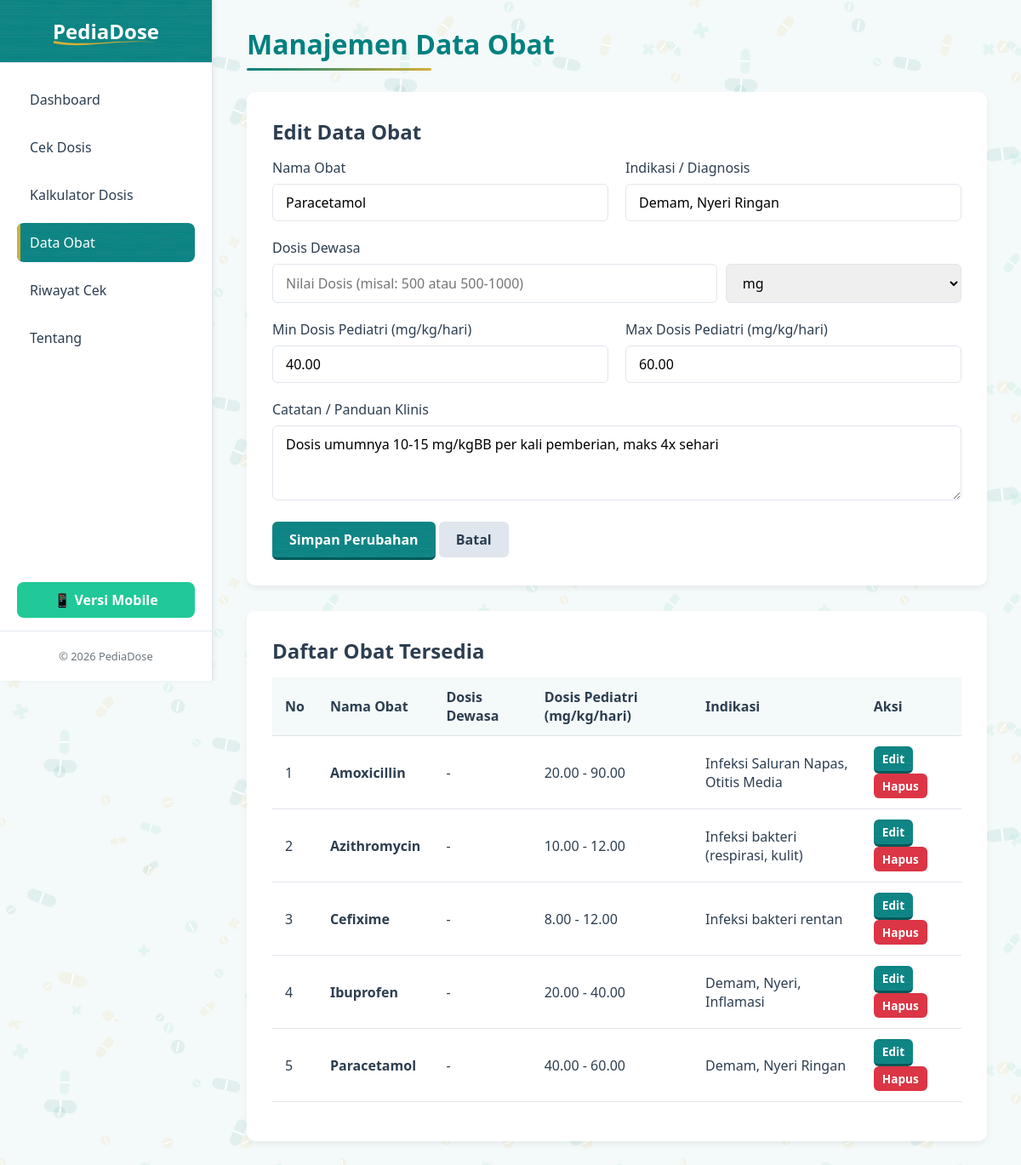
The page /drugs.php?edit=2 on the database its author committed.
### tables this page shows
CREATE TABLE `drugs` (
  `id` int(11) NOT NULL AUTO_INCREMENT,
  `nama_obat` varchar(255) NOT NULL,
  `diagnosis` varchar(255) DEFAULT NULL,
  `dosis_dewasa` varchar(255) DEFAULT NULL,
  `dosis_dewasa_satuan` varchar(50) DEFAULT 'mg',
  `min_mg_per_kg_per_day` decimal(10,2) NOT NULL,
  `max_mg_per_kg_per_day` decimal(10,2) NOT NULL,
  `catatan` text DEFAULT NULL,
  PRIMARY KEY (`id`)
);

### drugs.php (the view, shortened to what this page needs)
<?php
require_once 'db.php';
$editDrug = null;
if (isset($_GET['edit'])) {
    $id = (int)$_GET['edit'];
    $stmt = $pdo->prepare("SELECT * FROM drugs WHERE id = ?");
    $stmt->execute([$id]);
    $editDrug = $stmt->fetch();
}
$stmt = $pdo->query("SELECT * FROM drugs ORDER BY nama_obat ASC");
$drugs = $stmt->fetchAll();
?>
<!DOCTYPE html>
<html lang="id">
<head>
    <link rel="stylesheet" href="assets/css/style.css?v=<?= time() ?>">
</head>
<body>
    <div class="sidebar">
        <div class="sidebar-header">
            <h2>PediaDose</h2>
        </div>
        <ul class="sidebar-menu">
            <li><a href="index.php">Dashboard</a></li>
            <li><a href="check.php">Cek Dosis</a></li>
            <li><a href="kalkulator.php">Kalkulator Dosis</a></li>
            <li><a href="drugs.php" class="active">Data Obat</a></li>
            <li><a href="history.php">Riwayat Cek</a></li>
            <li><a href="about.php">Tentang</a></li>
        </ul>
        <div style="padding: 15px 20px;">
            <a href="mobile/drugs.php" style="display: block; background: var(--secondary-blue); color: white; text-align: center; padding: 10px; border-radius: 8px; text-decoration: none; font-weight: bold;">📱 Versi Mobile</a>
        </div>
        <div class="sidebar-footer">
            <p>&copy; 2026 PediaDose</p>
        </div>
    </div>
    <div class="main-content">
        <h1 class="page-title">Manajemen Data Obat</h1>
        <div class="card">
            <h2><?= $editDrug ? 'Edit Data Obat' : 'Tambah Obat Baru' ?></h2>
            <div id="tab-manual" class="tab-content <?= $editDrug ? 'active' : '' ?>">
                <form action="drugs.php" method="POST" <?= $editDrug ? 'style="margin-top: 15px;"' : '' ?>>
                    <div class="grid-2">
                        <div class="form-group">
                            <label>Nama Obat</label>
                            <input type="text" id="input_nama_obat" name="nama_obat" class="form-control" required value="<?= $editDrug['nama_obat'] ?? '' ?>">
                        </div>
                        <div class="form-group">
                            <label>Indikasi / Diagnosis</label>
                            <input type="text" id="input_diagnosis" name="diagnosis" class="form-control" value="<?= $editDrug['diagnosis'] ?? '' ?>">
                        </div>
                    </div>
                    <div class="form-group">
                        <label>Dosis Dewasa</label>
                        <div style="display: flex; gap: 10px;">
                            <input type="text" id="input_dosis_dewasa" name="dosis_dewasa" class="form-control" placeholder="Nilai Dosis (misal: 500 atau 500-1000)" style="flex: 2;" value="<?= $editDrug['dosis_dewasa'] ?? '' ?>">
                            <select id="input_dosis_dewasa_satuan" name="dosis_dewasa_satuan" class="form-control" style="flex: 1;">
                                <?php $satuan_dewasa = $editDrug['dosis_dewasa_satuan'] ?? 'mg'; ?>
                                <option value="mg" <?= $satuan_dewasa == 'mg' ? 'selected' : '' ?>>mg</option>
                            </select>
                        </div>
                    </div>
                    <div class="grid-2">
                        <div class="form-group">
                            <label>Min Dosis Pediatri (mg/kg/hari)</label>
                            <input type="number" step="0.01" id="input_min_mg" name="min_mg_per_kg_per_day" class="form-control" required value="<?= $editDrug['min_mg_per_kg_per_day'] ?? '' ?>">
                        </div>
                        <div class="form-group">
                            <label>Max Dosis Pediatri (mg/kg/hari)</label>
                            <input type="number" step="0.01" id="input_max_mg" name="max_mg_per_kg_per_day" class="form-control" required value="<?= $editDrug['max_mg_per_kg_per_day'] ?? '' ?>">
                        </div>
                    </div>
                    <div class="form-group">
                        <label>Catatan / Panduan Klinis</label>
                        <textarea id="input_catatan" name="catatan" class="form-control" rows="3"><?= $editDrug['catatan'] ?? '' ?></textarea>
                    </div>
                    <button type="submit" class="btn btn-primary"><?= $editDrug ? 'Simpan Perubahan' : 'Simpan Obat' ?></button>
                    <?php if ($editDrug): ?>
                        <a href="drugs.php" class="btn" style="background-color: var(--border-color); color: var(--text-dark);">Batal</a>
                    <?php endif; ?>
                </form>
            </div>
        </div>
        <div class="card">
            <h2>Daftar Obat Tersedia</h2>
            <div class="table-responsive" style="margin-top: 15px;">
                <table class="table">
                    <thead>
                        <tr>
                            <th>No</th>
                            <th>Nama Obat</th>
                            <th>Dosis Dewasa</th>
                            <th>Dosis Pediatri (mg/kg/hari)</th>
                            <th>Indikasi</th>
                            <th>Aksi</th>
                        </tr>
                    </thead>
                    <tbody>
                        <?php foreach($drugs as $index => $drug): ?>
                        <tr>
                            <td><?= $index + 1 ?></td>
                            <td><strong><?= $drug['nama_obat'] ?></strong></td>
                            <td><?= $drug['dosis_dewasa'] ? $drug['dosis_dewasa'] . ' ' . $drug['dosis_dewasa_satuan'] : '-' ?></td>
                            <td><?= $drug['min_mg_per_kg_per_day'] ?> - <?= $drug['max_mg_per_kg_per_day'] ?></td>
                            <td><?= $drug['diagnosis'] ?></td>
                            <td>
                                <a href="drugs.php?edit=<?= $drug['id'] ?>" class="btn btn-sm btn-primary">Edit</a>
                                <a href="drugs.php?delete=<?= $drug['id'] ?>" class="btn btn-sm btn-danger btn-delete">Hapus</a>
                            </td>
                        </tr>
                        <?php endforeach; ?>
                    </tbody>
                </table>
            </div>
        </div>
    </div>
</body>
</html>

### assets/css/style.css (style rules this page uses)
:root { --primary-blue: #008080; --secondary-blue: #20c997; --accent-gold: #D4AF37; --light-bg: #f4f9f9; --sidebar-bg: #ffffff; --text-dark: #2c3e50; --text-muted: #6c757d; --border-color: #e0e6ed; --alert-green: #d4edda; --alert-green-text: #155724; --alert-green-border: #c3e6cb; --alert-yellow: #fff3cd; --alert-yellow-text: #856404; --alert-yellow-border: #ffeeba; --alert-red: #f8d7da; --alert-red-text: #721c24; --alert-red-border: #f5c6cb; }
* { margin: 0; padding: 0; box-sizing: border-box; font-family: 'Segoe UI', Tahoma, Geneva, Verdana, sans-serif; }
body { background-color: var(--light-bg); color: var(--text-dark); display: flex; min-height: 100vh; }
.sidebar { width: 250px; background-color: var(--sidebar-bg); border-right: 1px solid var(--border-color); display: flex; flex-direction: column; box-shadow: 2px 0 5px rgba(0,0,0,0.05); position: fixed; height: 100vh; }
.sidebar-header { padding: 20px; background-color: var(--primary-blue); border-bottom: 1px solid var(--border-color); text-align: center; }
.sidebar-header h2 { color: white; font-size: 1.5rem; display: inline-block; position: relative; z-index: 1; }
.sidebar-header h2::after { content: ''; position: absolute; left: -5px; right: -5px; bottom: -10px; height: 25px; z-index: -1; background-size: 100% 100%; }
.sidebar-menu { list-style: none; padding: 20px 0; flex-grow: 1; }
.sidebar-menu li { padding: 0 20px; margin-bottom: 10px; }
.sidebar-menu a { text-decoration: none; color: var(--text-dark); display: block; padding: 12px 15px; border-radius: 8px; transition: all 0.3s ease; font-weight: 500; position: relative; overflow: hidden; }
.sidebar-menu a:hover, .sidebar-menu a.active { background-color: var(--primary-blue); color: white; }
.sidebar-menu a.active::before { content: ''; position: absolute; left: 0; top: 0; bottom: 0; width: 4px; background-color: var(--accent-gold); border-radius: 4px 0 0 4px; }
.sidebar-footer { padding: 20px; border-top: 1px solid var(--border-color); font-size: 0.8rem; color: var(--text-muted); text-align: center; }
.main-content { flex-grow: 1; margin-left: 250px; padding: 30px 40px; }
.page-title { margin-bottom: 25px; color: var(--primary-blue); padding-bottom: 10px; display: inline-block; position: relative; }
.page-title::after { content: ''; position: absolute; bottom: 0; left: 0; width: 60%; height: 3px; background: linear-gradient(to right, var(--primary-blue), var(--accent-gold)); border-radius: 3px; }
.card { background-color: white; padding: 30px; border-radius: 10px; box-shadow: 0 4px 6px rgba(0,0,0,0.05); margin-bottom: 30px; }
.form-group { margin-bottom: 20px; }
.form-group label { display: block; margin-bottom: 8px; font-weight: 500; color: var(--text-dark); }
.form-control { width: 100%; padding: 10px 15px; border: 1px solid var(--border-color); border-radius: 6px; font-size: 1rem; transition: border-color 0.3s; }
.btn { padding: 10px 20px; border: none; border-radius: 6px; cursor: pointer; font-size: 1rem; font-weight: bold; transition: background-color 0.3s; text-decoration: none; display: inline-block; }
.btn-primary { background-color: var(--primary-blue); color: white; position: relative; border-bottom: 3px solid #005959; }
.btn-danger { background-color: #dc3545; color: white; }
.btn-sm { padding: 5px 10px; font-size: 0.85rem; }
.table-responsive { overflow-x: auto; }
.table { width: 100%; border-collapse: collapse; margin-bottom: 1rem; background-color: white; }
.table th, .table td { padding: 12px 15px; border-bottom: 1px solid var(--border-color); text-align: left; }
.table th { background-color: var(--light-bg); color: var(--text-dark); font-weight: bold; }
.grid-2 { display: grid; grid-template-columns: 1fr 1fr; gap: 20px; }
.tab-content { display: none; }
.tab-content.active { display: block; }

### rows shown on the page
drugs: nama_obat "Paracetamol", diagnosis "Demam, Nyeri Ringan", dosis_dewasa_satuan "mg", min_mg_per_kg_per_day "40.00", max_mg_per_kg_per_day "60.00", catatan "Dosis umumnya 10-15 mg/kgBB per kali pemberian, maks 4x sehari"
drugs: nama_obat "Amoxicillin", min_mg_per_kg_per_day "20.00", max_mg_per_kg_per_day "90.00", diagnosis "Infeksi Saluran Napas, Otitis Media"
drugs: nama_obat "Azithromycin", min_mg_per_kg_per_day "10.00", max_mg_per_kg_per_day "12.00", diagnosis "Infeksi bakteri (respirasi, kulit)"
drugs: nama_obat "Cefixime", min_mg_per_kg_per_day "8.00", max_mg_per_kg_per_day "12.00", diagnosis "Infeksi bakteri rentan"
drugs: nama_obat "Ibuprofen", min_mg_per_kg_per_day "20.00", max_mg_per_kg_per_day "40.00", diagnosis "Demam, Nyeri, Inflamasi"
